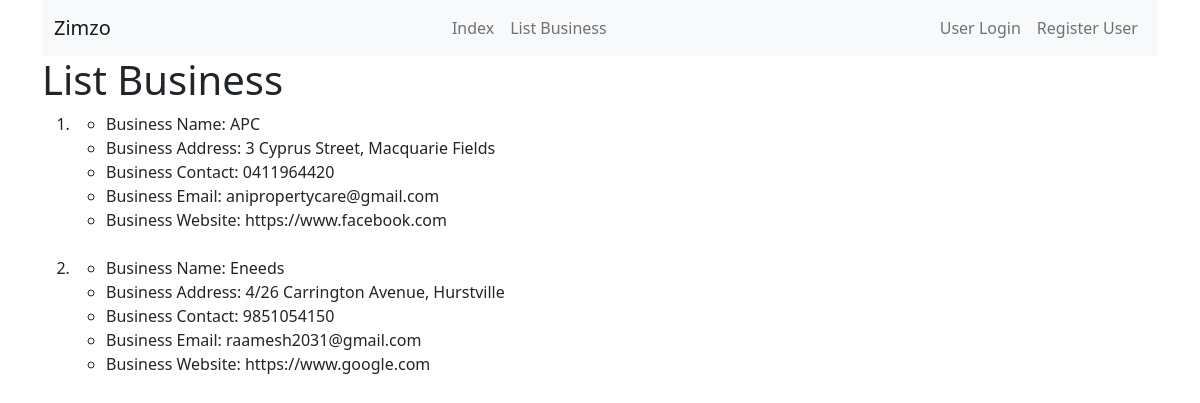
Page /list_business/ on the committed database.
### zimzo_app/models.py (models this page shows, shortened)
class BusinessModel(models.Model):
    business_name = models.CharField(max_length=100)
    business_logo = models.ImageField(
        upload_to='business_logo', blank=True, null=True)
    business_contact = models.CharField(max_length=100)
    business_email = models.EmailField(max_length=100)
    business_website = models.URLField(max_length=100)
    business_unit_number = models.CharField(
        max_length=100, blank=True, null=True)
    business_street_number = models.CharField(max_length=100)
    business_street_name = models.CharField(max_length=100)
    business_suburb = models.CharField(max_length=100)
    business_postcode = models.CharField(max_length=100)
    business_state = models.CharField(max_length=50)
    business_country = models.CharField(max_length=50)
    business_registered = models.BooleanField(
        default=False, blank=True, null=True)
    class Meta:
        unique_together = [['business_name', 'business_email']]

### zimzo_app/views.py (the view)
# urls.py: path('list_business/', views.list_business, name='list_business'),
def list_business(request):
    business = BusinessModel.objects.order_by('business_name')
    business_dict = {'business_info': business}
    return render(request, 'zimzo_app/list_business.html', context=business_dict)

### zimzo_app/templates/zimzo_app/list_business.html
{% extends 'zimzo_app/base.html' %}
{% block body_block %}
<h1>List Business</h1>
<div class="col-sm-6">
    {% if business_info %}
<ol>
    {% for each in business_info %}
    <li>
        <ul>
            <li>Business Name: {{each.business_name}}</li>
            {% if each.business_registered %}
                {% if each.business_unit_number %}
                    <li>Business Address: {{each.business_unit_number}}/{{each.business_street_number}} {{each.business_street_name}}, {{each.business_suburb}}</li>
                {% else %}
                <li>Business Address: {{each.business_street_number}} {{each.business_street_name}}, {{each.business_suburb}}</li>
                {% endif %}
            {% else %}
            <li>Business Address: {{each.business_suburb}}</li>
            {% endif %}
            <li>Business Contact: {{each.business_contact}}</li>
            <li>Business Email: {{each.business_email}}</li>
            <li>Business Website: {{each.business_website}}</li>
        </ul>
    </li>
    <br/>
    {% endfor %}
</ol>
{% endif %}
</div>
{% endblock %}

### zimzo_app/templates/zimzo_app/base.html (shortened to what this page needs)
<!DOCTYPE html>
<html lang="en">
<head>
    <link href="https://cdn.jsdelivr.net/npm/bootstrap@5.1.0/dist/css/bootstrap.min.css" rel="stylesheet">
</head>
<body>
<div class="container">
  <nav class="navbar navbar-expand-lg navbar-light bg-light">
    <div class="container-fluid">
      <div class="navbar-header">
        <a class="navbar-brand" href="{% url 'index' %}">Zimzo</a>
      </div>
      <ul class="nav navbar-nav">
        <li class="nav-item">
          <a class="nav-link" href="{% url 'index' %}">Index</a>
        </li>
        <li class="nav-item">
          <a class="nav-link" href="{% url 'list_business' %}">List Business</a>
        </li>
      </ul>
      <ul class="nav navbar-nav navbar-right">
        {% if user.is_authenticated %}
        <li class="nav-item">
          <a class="nav-link" href="{% url 'user_logout' %}">Logout</a>
        </li>
        {% else %}
          <li class="nav-item">
            <a class="nav-link" href="{% url 'user_login' %}">User Login</a>
          </li>
          <li class="nav-item">
            <a class="nav-link" href="{% url 'register_users' %}">Register User</a>
        </li>
        {% endif %}
      </ul>
    </div>
  </nav>
</div>
    <div class="container">
        {% block body_block %}
        {% endblock %}
    </div>
</body>
</html>

### rows in the picture
BusinessModel: business_name "APC", business_street_number "3", business_street_name "Cyprus Street", business_suburb "Macquarie Fields", business_contact "0411964420", business_email "anipropertycare@gmail.com", business_website "https://www.facebook.com"
BusinessModel: business_name "Eneeds", business_unit_number "4", business_street_number "26", business_street_name "Carrington Avenue", business_suburb "Hurstville", business_contact "9851054150", business_email "raamesh2031@gmail.com", business_website "https://www.google.com"
